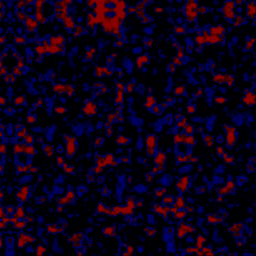
Frame 1 (no input)
Frame 60 (the mouse pressed at the canvas centre just before this capture): identical to frame 1, image omitted
Frame 120 (the mouse held since frame 60 and released just before this capture): identical to frame 1, image omitted

The Processing sketch that drew this single still picture (run headless with seeded random() and noise(); from frame 60 on, the mouse is pressed at the canvas centre):

// Processing sketch: Perlin_test
// ── Perlin_test.pde
int[] p;
int[] permutation;
double[][] terrain;
int scl = 20;
int w = 2000;
int h = 1600;
double max = 0;
void setup(){
  size(256,256);
  permutation = new int[256];
  for(int i=0;i<256;i++)permutation[i] = int(random(256));
  p = new int[512];
  for(int i=0;i<256;i++)p[i] = p[i+256] = permutation[i%256];
  terrain = new double[256][256];
  float x = -1;
  for(int i=0;i<256;i++){
    float y = -1;
    for(int j=0;j<256;j++){
       terrain[i][j] = perlin(noise(x,y),noise(x,y),noise(x,y));
       if(max<terrain[i][j])max=terrain[i][j];
       y+=.1;
    }
    x+=.1;
  } 
  max/=5;
}

double perlin(double x,double y,double z){
   int X =(int)Math.floor(x)&255;
   int Y =(int)Math.floor(y)&255;
   int Z =(int)Math.floor(z)&255;
   X -=Math.floor(x);
   Y -=Math.floor(y);
   Z -=Math.floor(z);
   double u = fade(x);
   double v = fade(y);
   double w = fade(z);
   int A = p[X]+Y,AA = p[A]+Z,AB = p[A+1]+Z;
   int B = p[X+1]+Y,BA = p[B]+Z,BB= p[B+1]+Z;
   return lerp(w,lerp(v,lerp(u,grad(p[AA],x,y,z),
                                grad(p[BA],x-1,y,z)),
                         lerp(u,grad(p[AB],x,y-1,z),
                                grad(p[BB],x-1,y-1,z))),
                  lerp(v,lerp(u,grad(p[AA+1],x,y,z-1),
                                grad(p[BA+1],x-1,y,z-1)),
                         lerp(u,grad(p[AB+1],x,y-1,z-1),
                                grad(p[BB+1],x-1,y-1,z-1))));
}

double fade(double t){
  return t*t*t*(t*(t*6-15)+10);
}
double lerp(double t,double a,double b){
  return a+t*(b-a);
}

double grad(int hash,double x,double y,double z){
  int h = hash&15;
  double u = h<8?x:y;
  double v = h<4 ?y:h==12||h==14?x:z;
  return ((h&1) ==0 ? u:-u)+((h&2)==0?v:-v);
}

float abs(double x){
  if(x>0)return (float)x;
  else return (float)(-x);
}
int flag(double x,double y){
  if(x<y)return 1;
  else if(x<2*y)return 2;
  else if(x<3*y)return 3;
  else if(x<4*y)return 4;
  else return 5;
}

boolean verse(double h){
  if(h>0)return false;
  else return true;
}
void draw(){
  background(0);
  noStroke();
  /*
  float flying =0;
  flying-=1;
    float yoff = flying;
    for(int y=0;y<256;y++){
      float xoff = 0;
      for(int x = 0;x<256;x++){
        terrain[x][y] = noise(xoff,yoff);
        xoff+=.2;
      }
      yoff+=.2;
    }
    */
  for(int x=0;x<256;x++){
    for(int y=0;y<256;y++){
     double h = terrain[x][y];
     double g = abs(h);
     int j = flag(g,max);
     if(verse(h))fill(0,0,255-j*50);
     else fill(j*50,0,0);
     ellipse(x,y,1,1);
    }
  }
}
 
